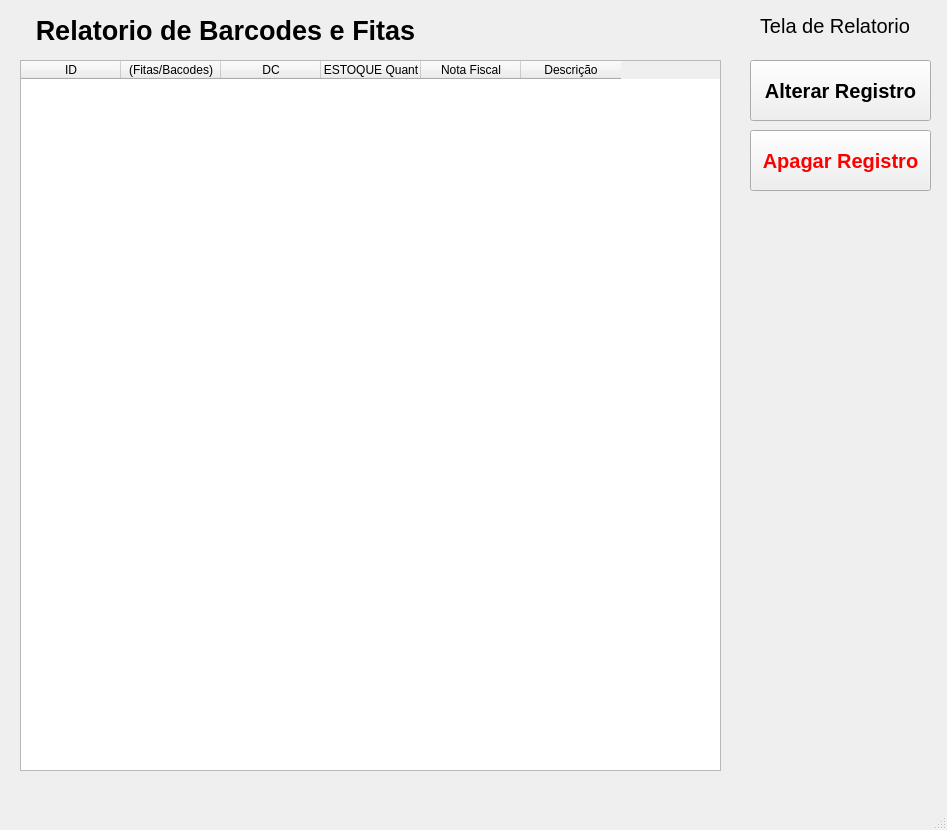
<?xml version="1.0" encoding="UTF-8"?>
<ui version="4.0">
 <class>MainWindow</class>
 <widget class="QMainWindow" name="MainWindow">
  <property name="geometry">
   <rect>
    <x>0</x>
    <y>0</y>
    <width>947</width>
    <height>830</height>
   </rect>
  </property>
  <property name="windowTitle">
   <string>MainWindow</string>
  </property>
  <widget class="QWidget" name="centralwidget">
   <widget class="QLabel" name="label_3">
    <property name="geometry">
     <rect>
      <x>20</x>
      <y>10</y>
      <width>411</width>
      <height>41</height>
     </rect>
    </property>
    <property name="font">
     <font>
      <pointsize>20</pointsize>
      <weight>75</weight>
      <bold>true</bold>
     </font>
    </property>
    <property name="text">
     <string>Relatorio de Barcodes e Fitas</string>
    </property>
    <property name="alignment">
     <set>Qt::AlignCenter</set>
    </property>
   </widget>
   <widget class="QTableWidget" name="tableWidget">
    <property name="geometry">
     <rect>
      <x>20</x>
      <y>60</y>
      <width>701</width>
      <height>711</height>
     </rect>
    </property>
    <column>
     <property name="text">
      <string>ID</string>
     </property>
    </column>
    <column>
     <property name="text">
      <string>(Fitas/Bacodes)</string>
     </property>
    </column>
    <column>
     <property name="text">
      <string>DC</string>
     </property>
    </column>
    <column>
     <property name="text">
      <string>ESTOQUE Quant</string>
     </property>
    </column>
    <column>
     <property name="text">
      <string>Nota Fiscal</string>
     </property>
    </column>
    <column>
     <property name="text">
      <string>Descrição</string>
     </property>
    </column>
   </widget>
   <widget class="QPushButton" name="btnAlterar">
    <property name="geometry">
     <rect>
      <x>750</x>
      <y>60</y>
      <width>181</width>
      <height>61</height>
     </rect>
    </property>
    <property name="font">
     <font>
      <pointsize>15</pointsize>
      <weight>75</weight>
      <bold>true</bold>
     </font>
    </property>
    <property name="text">
     <string>Alterar Registro</string>
    </property>
   </widget>
   <widget class="QPushButton" name="btnDeletar">
    <property name="geometry">
     <rect>
      <x>750</x>
      <y>130</y>
      <width>181</width>
      <height>61</height>
     </rect>
    </property>
    <property name="font">
     <font>
      <pointsize>15</pointsize>
      <weight>75</weight>
      <bold>true</bold>
     </font>
    </property>
    <property name="autoFillBackground">
     <bool>false</bool>
    </property>
    <property name="styleSheet">
     <string notr="true">color:rgb(255, 0, 0)</string>
    </property>
    <property name="text">
     <string>Apagar Registro</string>
    </property>
   </widget>
   <widget class="QLabel" name="label_10">
    <property name="geometry">
     <rect>
      <x>760</x>
      <y>10</y>
      <width>161</width>
      <height>31</height>
     </rect>
    </property>
    <property name="font">
     <font>
      <pointsize>15</pointsize>
     </font>
    </property>
    <property name="text">
     <string>Tela de Relatorio</string>
    </property>
   </widget>
  </widget>
  <widget class="QMenuBar" name="menubar">
   <property name="geometry">
    <rect>
     <x>0</x>
     <y>0</y>
     <width>947</width>
     <height>21</height>
    </rect>
   </property>
  </widget>
  <widget class="QStatusBar" name="statusbar"/>
 </widget>
 <resources/>
 <connections/>
</ui>
